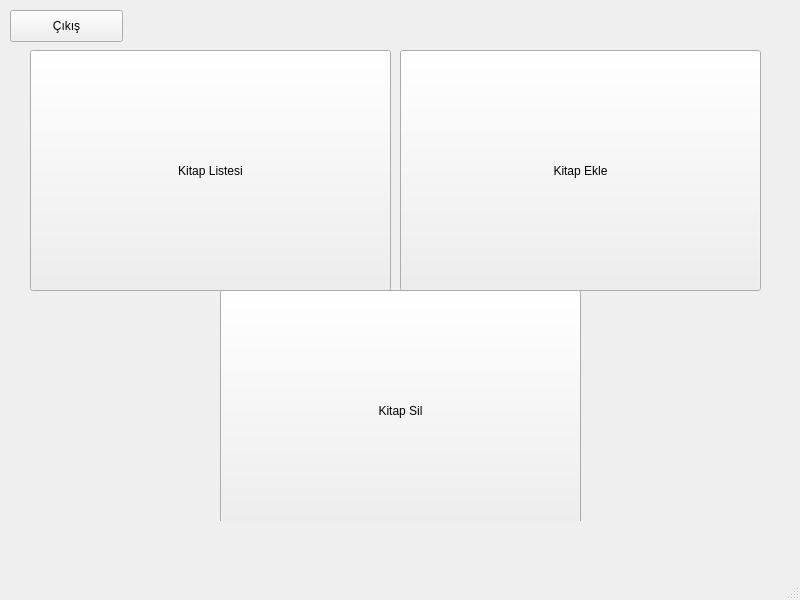
<?xml version="1.0" encoding="UTF-8"?>
<ui version="4.0">
 <class>MainWindow</class>
 <widget class="QMainWindow" name="MainWindow">
  <property name="geometry">
   <rect>
    <x>0</x>
    <y>0</y>
    <width>800</width>
    <height>600</height>
   </rect>
  </property>
  <property name="windowTitle">
   <string>MainWindow</string>
  </property>
  <widget class="QWidget" name="centralwidget">
   <widget class="QStackedWidget" name="stackedWidget">
    <property name="geometry">
     <rect>
      <x>20</x>
      <y>10</y>
      <width>771</width>
      <height>511</height>
     </rect>
    </property>
    <property name="currentIndex">
     <number>0</number>
    </property>
    <widget class="QWidget" name="buttons">
     <widget class="QPushButton" name="pbKitapListesi">
      <property name="geometry">
       <rect>
        <x>10</x>
        <y>40</y>
        <width>361</width>
        <height>241</height>
       </rect>
      </property>
      <property name="text">
       <string>Kitap Listesi</string>
      </property>
     </widget>
     <widget class="QPushButton" name="pbKitapEkle">
      <property name="geometry">
       <rect>
        <x>380</x>
        <y>40</y>
        <width>361</width>
        <height>241</height>
       </rect>
      </property>
      <property name="text">
       <string>Kitap Ekle</string>
      </property>
     </widget>
     <widget class="QPushButton" name="pbKitapSilme">
      <property name="geometry">
       <rect>
        <x>200</x>
        <y>280</y>
        <width>361</width>
        <height>241</height>
       </rect>
      </property>
      <property name="text">
       <string>Kitap Sil</string>
      </property>
     </widget>
    </widget>
    <widget class="QWidget" name="kitapekle">
     <widget class="QLabel" name="label">
      <property name="geometry">
       <rect>
        <x>210</x>
        <y>170</y>
        <width>91</width>
        <height>21</height>
       </rect>
      </property>
      <property name="text">
       <string>Kitap Adı :</string>
      </property>
     </widget>
     <widget class="QLabel" name="label_2">
      <property name="geometry">
       <rect>
        <x>210</x>
        <y>210</y>
        <width>91</width>
        <height>21</height>
       </rect>
      </property>
      <property name="text">
       <string>Kitap Yazarı :</string>
      </property>
     </widget>
     <widget class="QLabel" name="label_3">
      <property name="geometry">
       <rect>
        <x>210</x>
        <y>245</y>
        <width>90</width>
        <height>21</height>
       </rect>
      </property>
      <property name="text">
       <string>Çıkış Tarihi :</string>
      </property>
     </widget>
     <widget class="QLabel" name="label_4">
      <property name="geometry">
       <rect>
        <x>210</x>
        <y>283</y>
        <width>91</width>
        <height>21</height>
       </rect>
      </property>
      <property name="text">
       <string>Sayfa Sayısı :</string>
      </property>
     </widget>
     <widget class="QPlainTextEdit" name="textKitapAdi">
      <property name="geometry">
       <rect>
        <x>300</x>
        <y>166</y>
        <width>231</width>
        <height>31</height>
       </rect>
      </property>
     </widget>
     <widget class="QPlainTextEdit" name="textKitapYazari">
      <property name="geometry">
       <rect>
        <x>300</x>
        <y>206</y>
        <width>231</width>
        <height>31</height>
       </rect>
      </property>
     </widget>
     <widget class="QPlainTextEdit" name="textCikisTarihi">
      <property name="geometry">
       <rect>
        <x>300</x>
        <y>240</y>
        <width>231</width>
        <height>31</height>
       </rect>
      </property>
     </widget>
     <widget class="QPlainTextEdit" name="textSayfaSayisi">
      <property name="geometry">
       <rect>
        <x>300</x>
        <y>280</y>
        <width>231</width>
        <height>31</height>
       </rect>
      </property>
     </widget>
     <widget class="QPushButton" name="pbKitapKaydet">
      <property name="geometry">
       <rect>
        <x>210</x>
        <y>330</y>
        <width>331</width>
        <height>61</height>
       </rect>
      </property>
      <property name="text">
       <string>Kitap Kaydet</string>
      </property>
     </widget>
    </widget>
    <widget class="QWidget" name="kitapsilme">
     <widget class="QPlainTextEdit" name="textKitapAdiSilme">
      <property name="geometry">
       <rect>
        <x>290</x>
        <y>216</y>
        <width>231</width>
        <height>31</height>
       </rect>
      </property>
     </widget>
     <widget class="QLabel" name="label_5">
      <property name="geometry">
       <rect>
        <x>214</x>
        <y>220</y>
        <width>91</width>
        <height>21</height>
       </rect>
      </property>
      <property name="text">
       <string>Kitap Adı :</string>
      </property>
     </widget>
     <widget class="QLabel" name="lblSilindi">
      <property name="geometry">
       <rect>
        <x>230</x>
        <y>270</y>
        <width>281</width>
        <height>41</height>
       </rect>
      </property>
      <property name="text">
       <string/>
      </property>
     </widget>
     <widget class="QPushButton" name="pbKitapSil">
      <property name="geometry">
       <rect>
        <x>210</x>
        <y>260</y>
        <width>331</width>
        <height>61</height>
       </rect>
      </property>
      <property name="text">
       <string>Kitap Sil</string>
      </property>
     </widget>
    </widget>
    <widget class="QWidget" name="liste">
     <widget class="QTableWidget" name="tablo">
      <property name="geometry">
       <rect>
        <x>0</x>
        <y>40</y>
        <width>761</width>
        <height>461</height>
       </rect>
      </property>
      <column>
       <property name="text">
        <string>Kitap Adı</string>
       </property>
      </column>
      <column>
       <property name="text">
        <string>Kitap Yazarı</string>
       </property>
      </column>
      <column>
       <property name="text">
        <string>Çıkış Tarihi</string>
       </property>
      </column>
      <column>
       <property name="text">
        <string>Sayfa Sayısı</string>
       </property>
      </column>
     </widget>
    </widget>
   </widget>
   <widget class="QPushButton" name="pbCikis">
    <property name="geometry">
     <rect>
      <x>10</x>
      <y>10</y>
      <width>113</width>
      <height>32</height>
     </rect>
    </property>
    <property name="text">
     <string>Çıkış</string>
    </property>
   </widget>
  </widget>
  <widget class="QMenuBar" name="menubar">
   <property name="geometry">
    <rect>
     <x>0</x>
     <y>0</y>
     <width>800</width>
     <height>42</height>
    </rect>
   </property>
  </widget>
  <widget class="QStatusBar" name="statusbar"/>
 </widget>
 <resources/>
 <connections/>
</ui>
